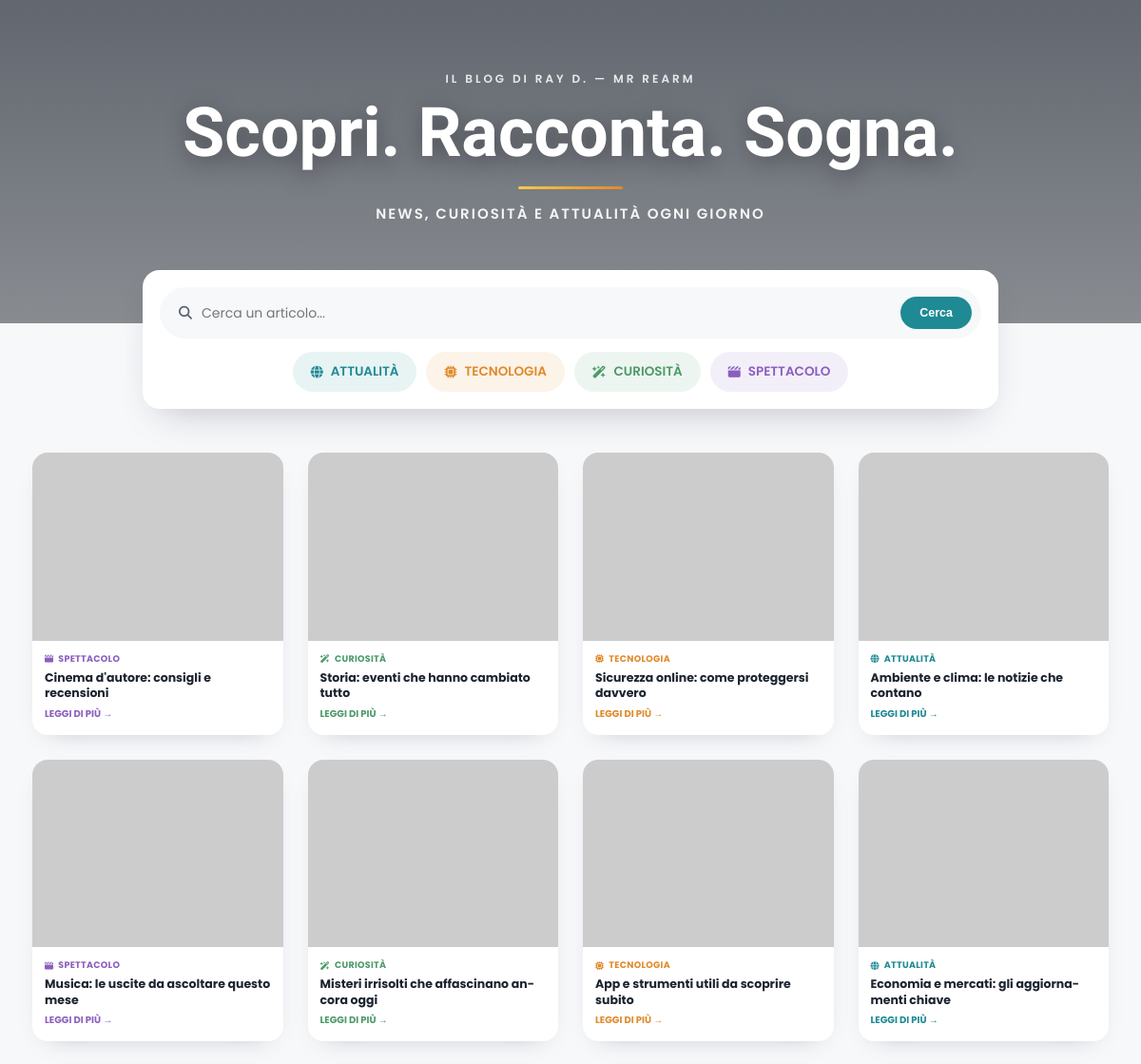
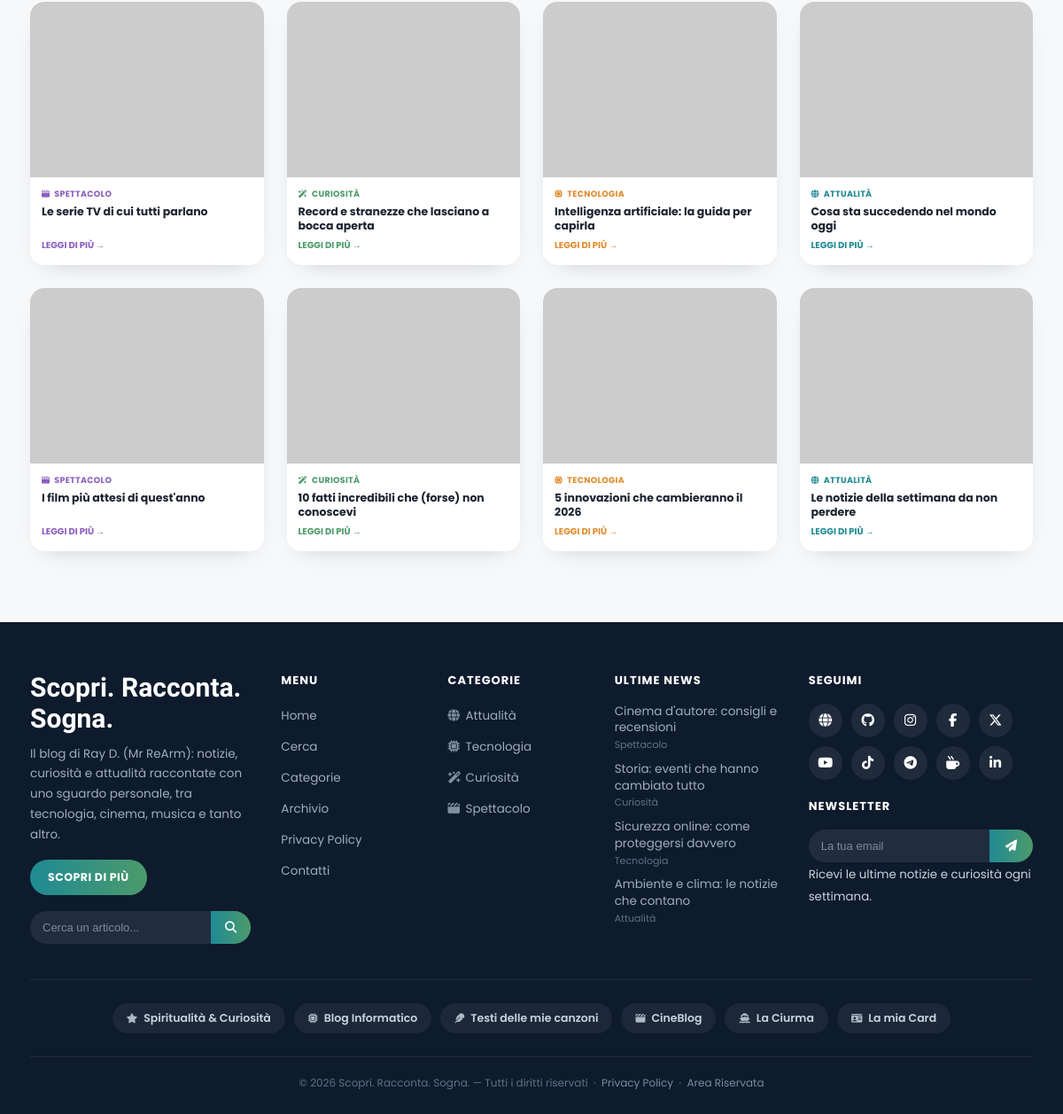
The page / on the database its author committed (2 pictures, top to bottom).
### tables this page shows
CREATE TABLE IF NOT EXISTS categories (
  id INT AUTO_INCREMENT PRIMARY KEY,
  slug VARCHAR(40) NOT NULL UNIQUE,
  name VARCHAR(60) NOT NULL,
  color_hex VARCHAR(7) NOT NULL DEFAULT '#1f8a94',
  icon_class VARCHAR(60) NOT NULL DEFAULT 'fa-solid fa-globe',
  sort_order INT NOT NULL DEFAULT 0
);

CREATE TABLE IF NOT EXISTS articles (
  id INT AUTO_INCREMENT PRIMARY KEY,
  category_id INT NOT NULL,
  title VARCHAR(200) NOT NULL,
  slug VARCHAR(220) NOT NULL UNIQUE,
  excerpt VARCHAR(300) DEFAULT NULL,
  content TEXT NOT NULL,
  image_url VARCHAR(400) NOT NULL,
  status ENUM('published','draft') NOT NULL DEFAULT 'published',
  published_at DATETIME DEFAULT CURRENT_TIMESTAMP,
  created_at DATETIME DEFAULT CURRENT_TIMESTAMP,
  updated_at DATETIME DEFAULT CURRENT_TIMESTAMP ON UPDATE CURRENT_TIMESTAMP,
  FOREIGN KEY (category_id) REFERENCES categories(id) ON DELETE CASCADE
);

CREATE TABLE IF NOT EXISTS article_categories (
  article_id INT NOT NULL,
  category_id INT NOT NULL,
  PRIMARY KEY (article_id, category_id),
  FOREIGN KEY (article_id) REFERENCES articles(id) ON DELETE CASCADE,
  FOREIGN KEY (category_id) REFERENCES categories(id) ON DELETE CASCADE
);

### config.php (called while the page is built, shortened)
<?php
function h($str): string {
    return htmlspecialchars((string)$str, ENT_QUOTES, 'UTF-8');
}
function url(string $path = ''): string {
    return BASE_PATH . '/' . ltrim($path, '/');
}

### functions.php (called while the page is built, shortened)
<?php
function get_categories($pdo): array {
    static $cache = null;
    if ($cache === null) {
        $cache = $pdo->query('SELECT * FROM categories ORDER BY sort_order ASC')->fetchAll();
    }
    return $cache;
}
function get_articles($pdo, ?string $catSlug = null, bool $onlyPublished = true, ?int $limit = null, ?int $offset = null): array {
    $sql = 'SELECT a.*, c.slug AS cat_slug, c.name AS cat_name, c.color_hex, c.icon_class
            FROM articles a JOIN categories c ON a.category_id = c.id';
    $where = [];
    $params = [];
    if ($onlyPublished) { $where[] = "a.status = 'published'"; }
    if ($where) { $sql .= ' WHERE ' . implode(' AND ', $where); }
    $sql .= ' ORDER BY a.published_at DESC, a.id DESC';
    if ($limit !== null) {
        $sql .= ' LIMIT ' . (int)$limit;
        if ($offset !== null) {
            $sql .= ' OFFSET ' . (int)$offset;
        }
    }
    $stmt = $pdo->prepare($sql);
    $stmt->execute($params);
    return $stmt->fetchAll();
}
function count_articles($pdo, ?string $catSlug = null, bool $onlyPublished = true): int {
    $sql = 'SELECT COUNT(*) FROM articles a';
    $where = [];
    $params = [];
    if ($onlyPublished) { $where[] = "a.status = 'published'"; }
    if ($where) { $sql .= ' WHERE ' . implode(' AND ', $where); }
    $stmt = $pdo->prepare($sql);
    $stmt->execute($params);
    return (int)$stmt->fetchColumn();
}
function get_categories_for_articles($pdo, array $articleIds): array {
    $placeholders = implode(',', array_fill(0, count($articleIds), '?'));
    $stmt = $pdo->prepare("SELECT ac.article_id, c.id, c.slug, c.name, c.color_hex, c.icon_class
                            FROM article_categories ac
                            JOIN categories c ON ac.category_id = c.id
                            WHERE ac.article_id IN ($placeholders)
                            ORDER BY c.sort_order ASC");
    $stmt->execute($articleIds);
    $map = [];
    foreach ($stmt->fetchAll() as $row) {
        $map[(int)$row['article_id']][] = $row;
    }
    return $map;
}
function get_setting($pdo, string $key, string $default = ''): string {
    static $cache = null;
    if ($cache === null) {
        $cache = [];
        foreach ($pdo->query('SELECT setting_key, setting_value FROM settings') as $row) {
            $cache[$row['setting_key']] = $row['setting_value'];
        }
    }
    return $cache[$key] ?? $default;
}
function parse_project_link(string $raw): array {
    $parts = explode('|', $raw, 3);
    return [
        'url'   => $parts[0] ?? '#',
        'label' => $parts[1] ?? '',
        'icon'  => $parts[2] ?? 'fa-solid fa-link',
    ];
}
function article_url(array $article): string {
    $slug = $article['slug'] ?? '';
    return $slug !== '' ? url($slug) : url('article.php?id=' . (int)$article['id']);
}
function upper(string $text): string {
    return function_exists('mb_strtoupper') ? mb_strtoupper($text, 'UTF-8') : strtoupper($text);
}

### index.php (the view, shortened to what this page needs)
<?php
require __DIR__ . '/config.php';
require __DIR__ . '/functions.php';
$catSlug = $_GET['cat'] ?? null;
$totalArticles = count_articles($pdo, $catSlug, true);
$totalPages = max(1, (int)ceil($totalArticles / ARTICLES_PER_PAGE));
$page = max(1, min($totalPages, (int)($_GET['page'] ?? 1)));
$offset = ($page - 1) * ARTICLES_PER_PAGE;
$articles = get_articles($pdo, $catSlug, true, ARTICLES_PER_PAGE, $offset);
$pageTitle = get_setting($pdo, 'site_title', 'Scopri. Racconta. Sogna.');
$articleIds = array_column($articles, 'id');
$categoriesMap = get_categories_for_articles($pdo, $articleIds);
require __DIR__ . '/partials/header.php';
?>
<div class="wrap">
  <main class="grid" id="grid">
    <?php foreach ($articles as $i => $art):
      $artCats = $categoriesMap[(int)$art['id']] ?? [];
      $slugs = implode(' ', array_column($artCats, 'slug'));
    ?>
      <article class="card" data-cat="<?= h($slugs) ?>" onclick="window.location.href='<?= article_url($art) ?>'">
        <div class="card-media">
          <span class="card-badge"><?= str_pad($i + 1, 2, '0', STR_PAD_LEFT) ?></span>
          <img src="<?= h($art['image_url']) ?>" alt="<?= h($art['title']) ?>">
        </div>
        <div class="card-body">
          <div class="card-tags">
            <?php foreach ($artCats as $c): ?>
              <span class="card-tag" style="color:<?= h($c['color_hex']) ?>"><i class="<?= h($c['icon_class']) ?>"></i> <?= h($c['name']) ?></span>
            <?php endforeach; ?>
          </div>
          <h3><?= h($art['title']) ?></h3>
          <span class="read-more" style="color:<?= h($art['color_hex']) ?>">LEGGI DI PIÙ →</span>
        </div>
      </article>
    <?php endforeach; ?>
  </main>
</div>
<?php require __DIR__ . '/partials/footer.php'; ?>

### partials/header.php (shortened to what this page needs)
<?php
$siteTitle   = get_setting($pdo, 'site_title', 'Scopri. Racconta. Sogna.');
$siteTagline = get_setting($pdo, 'site_tagline', 'News, curiosità e attualità ogni giorno');
$siteEyebrow = get_setting($pdo, 'site_eyebrow', 'Il blog di Ray D. — Mr ReArm');
$heroImage   = get_setting($pdo, 'hero_image', 'https://picsum.photos/seed/newsdesk/1600/700');
$categories  = get_categories($pdo);
?>
<!DOCTYPE html>
<html lang="it">
<head>
<link rel="stylesheet" href="https://cdnjs.cloudflare.com/ajax/libs/font-awesome/6.5.1/css/all.min.css">
<link rel="stylesheet" href="<?= url('assets/style.css') ?>">
</head>
<body>
<header class="hero" style="background: linear-gradient(180deg, rgba(10,20,35,.55), rgba(10,20,35,.35)), url('<?= h($heroImage) ?>') center/cover no-repeat;">
  <div>
    <div class="hero-eyebrow"><?= h($siteEyebrow) ?></div>
    <h1 onclick="window.location.href='<?= url('index.php') ?>'"><?= h($siteTitle) ?></h1>
    <div class="swoosh"></div>
    <p class="sub"><?= h($siteTagline) ?></p>
  </div>
</header>
<div class="wrap">
  <div class="hero-panel">
    <form class="search-bar" action="<?= url('search.php') ?>" method="get">
      <i class="fa-solid fa-magnifying-glass"></i>
      <input type="text" name="q" placeholder="Cerca un articolo..." value="<?= h($_GET['q'] ?? '') ?>" maxlength="100">
      <button type="submit">Cerca</button>
    </form>
    <nav class="cat-nav">
      <?php foreach ($categories as $cat): ?>
        <div class="cat-pill" data-cat="<?= h($cat['slug']) ?>" onclick="filterCategory('<?= h($cat['slug']) ?>')"
             style="color:<?= h($cat['color_hex']) ?>; background:<?= h($cat['color_hex']) ?>1a;">
          <i class="<?= h($cat['icon_class']) ?>"></i> <?= upper(h($cat['name'])) ?>
        </div>
      <?php endforeach; ?>
    </nav>
  </div>
</div>

### partials/footer.php (shortened to what this page needs)
<?php
$footerBio  = get_setting($pdo, 'footer_bio', '');
$categories = get_categories($pdo);
$latest     = get_articles($pdo, null, true);
$latest     = array_slice($latest, 0, 4);
$socials = [
    'sito'      => ['icon' => 'fa-solid fa-globe',      'label' => 'Sito'],
    'github'    => ['icon' => 'fa-brands fa-github',     'label' => 'GitHub'],
    'instagram' => ['icon' => 'fa-brands fa-instagram',  'label' => 'Instagram'],
    'facebook'  => ['icon' => 'fa-brands fa-facebook-f', 'label' => 'Facebook'],
    'x'         => ['icon' => 'fa-brands fa-x-twitter',  'label' => 'X'],
    'youtube'   => ['icon' => 'fa-brands fa-youtube',    'label' => 'YouTube'],
    'tiktok'    => ['icon' => 'fa-brands fa-tiktok',     'label' => 'TikTok'],
    'telegram'  => ['icon' => 'fa-brands fa-telegram',   'label' => 'Telegram'],
    'kofi'      => ['icon' => 'fa-solid fa-mug-hot',     'label' => 'Ko-fi'],
    'linkedin'  => ['icon' => 'fa-brands fa-linkedin-in','label' => 'LinkedIn'],
];
$projectKeys = ['project_spiritualita', 'project_tech', 'project_canzoni', 'project_cineblog', 'project_laciurma', 'project_card'];
$subscribed = isset($_GET['subscribed']);
$subError   = isset($_GET['sub_error']);
?>
<footer>
  <div class="wrap">
    <div class="footer-grid">
      <div class="f-brand">
        <h2><?= h(get_setting($pdo, 'site_title', 'Scopri. Racconta. Sogna.')) ?></h2>
        <p><?= h($footerBio) ?></p>
        <a href="<?= url('index.php') ?>" class="f-cta">Scopri di più</a>
        <form class="f-search" action="<?= url('search.php') ?>" method="get">
          <input type="text" name="q" placeholder="Cerca un articolo...">
          <button type="submit"><i class="fa-solid fa-magnifying-glass"></i></button>
        </form>
      </div>
      <div>
        <h4>Menu</h4>
        <ul>
          <li><a href="<?= url('index.php') ?>">Home</a></li>
          <li><a href="<?= url('search.php') ?>">Cerca</a></li>
          <li><a href="<?= url('index.php') ?>#grid">Categorie</a></li>
          <li><a href="<?= url('index.php') ?>#grid">Archivio</a></li>
          <li><a href="<?= url('privacy.php') ?>">Privacy Policy</a></li>
          <li><a href="<?= url('contact.php') ?>">Contatti</a></li>
        </ul>
      </div>
      <div>
        <h4>Categorie</h4>
        <ul>
          <?php foreach ($categories as $cat): ?>
            <li><a href="<?= url('index.php?cat=' . urlencode($cat['slug'])) ?>"><i class="<?= h($cat['icon_class']) ?>"></i><?= h($cat['name']) ?></a></li>
          <?php endforeach; ?>
        </ul>
      </div>
      <div>
        <h4>Ultime news</h4>
        <ul class="f-news">
          <?php foreach ($latest as $art): ?>
            <li><a href="<?= article_url($art) ?>"><?= h($art['title']) ?><span class="f-date"><?= h($art['cat_name']) ?></span></a></li>
          <?php endforeach; ?>
        </ul>
      </div>
      <div>
        <h4>Seguimi</h4>
        <div class="f-social-row">
          <?php foreach ($socials as $key => $meta):
            $link = get_setting($pdo, 'social_' . $key, '');
            if (!$link) continue; ?>
            <a href="<?= h($link) ?>" target="_blank" rel="noopener" title="<?= h($meta['label']) ?>"><i class="<?= h($meta['icon']) ?>"></i></a>
          <?php endforeach; ?>
        </div>
        <h4>Newsletter</h4>
        <div class="f-newsletter">
          <form action="<?= url('newsletter.php') ?>" method="post">
            <input type="email" name="email" placeholder="La tua email" required>
            <button type="submit"><i class="fa-solid fa-paper-plane"></i></button>
          </form>
        </div>
        <?php if ($subscribed): ?>
          <small class="ok">Iscrizione avvenuta ✓</small>
        <?php elseif ($subError): ?>
          <small>Email non valida o già iscritta.</small>
        <?php else: ?>
          <small>Ricevi le ultime notizie e curiosità ogni settimana.</small>
        <?php endif; ?>
      </div>
    </div>
    <div class="f-projects">
      <?php foreach ($projectKeys as $key):
        $raw = get_setting($pdo, $key, '');
        $p = parse_project_link($raw); ?>
        <a href="<?= h($p['url']) ?>" target="_blank" rel="noopener"><i class="<?= h($p['icon']) ?>"></i><?= h($p['label']) ?></a>
      <?php endforeach; ?>
    </div>
    <div class="f-bottom">&copy; <?= date('Y') ?> <?= h(get_setting($pdo, 'site_title', 'Scopri. Racconta. Sogna.')) ?> — Tutti i diritti riservati &nbsp;·&nbsp; <a href="<?= url('privacy.php') ?>" style="color:#7c8ba0">Privacy Policy</a> &nbsp;·&nbsp; <a href="<?= url('admin/login.php') ?>" style="color:#7c8ba0">Area Riservata</a></div>
  </div>
</footer>
</body>
</html>

### rows shown on the page
categories: name "ATTUALITÀ", name "Attualità"
categories: name "TECNOLOGIA", name "Tecnologia"
categories: name "CURIOSITÀ", name "Curiosità"
categories: name "SPETTACOLO", name "Spettacolo"
articles: title "Cinema d'autore: consigli e recensioni", category.name "Spettacolo"
article_categories: category.name "SPETTACOLO"
articles: title "Storia: eventi che hanno cambiato tutto", category.name "Curiosità"
article_categories: category.name "CURIOSITÀ"
articles: title "Sicurezza online: come proteggersi davvero", category.name "Tecnologia"
article_categories: category.name "TECNOLOGIA"
articles: title "Ambiente e clima: le notizie che contano", category.name "Attualità"
article_categories: category.name "ATTUALITÀ"
articles: title "Musica: le uscite da ascoltare questo mese"
article_categories: category.name "SPETTACOLO"
articles: title "Misteri irrisolti che affascinano ancora oggi"
article_categories: category.name "CURIOSITÀ"
articles: title "App e strumenti utili da scoprire subito"
article_categories: category.name "TECNOLOGIA"
articles: title "Economia e mercati: gli aggiornamenti chiave"
article_categories: category.name "ATTUALITÀ"
articles: title "Le serie TV di cui tutti parlano"
article_categories: category.name "SPETTACOLO"
articles: title "Record e stranezze che lasciano a bocca aperta"
article_categories: category.name "CURIOSITÀ"
articles: title "Intelligenza artificiale: la guida per capirla"
article_categories: category.name "TECNOLOGIA"
articles: title "Cosa sta succedendo nel mondo oggi"
article_categories: category.name "ATTUALITÀ"
articles: title "I film più attesi di quest'anno"
article_categories: category.name "SPETTACOLO"
articles: title "10 fatti incredibili che (forse) non conoscevi"
article_categories: category.name "CURIOSITÀ"
articles: title "5 innovazioni che cambieranno il 2026"
article_categories: category.name "TECNOLOGIA"
articles: title "Le notizie della settimana da non perdere"
article_categories: category.name "ATTUALITÀ"

### other values the page prints
$siteEyebrow "IL BLOG DI RAY D. — MR REARM"
$siteTitle "Scopri. Racconta. Sogna."
$siteTagline "NEWS, CURIOSITÀ E ATTUALITÀ OGNI GIORNO"
get_setting($pdo, 'site_title', 'Scopri. Racconta. Sogna.') "Scopri. Racconta. Sogna."
$footerBio "Il blog di Ray D. (Mr ReArm): notizie, curiosità e attualità raccontate con uno sguardo personale, tra tecnologia, cinema, musica e tanto altro."
$p['label'] "Spiritualità & Curiosità"
$p['label'] "Blog Informatico"
$p['label'] "Testi delle mie canzoni"
$p['label'] "CineBlog"
$p['label'] "La Ciurma"
$p['label'] "La mia Card"
